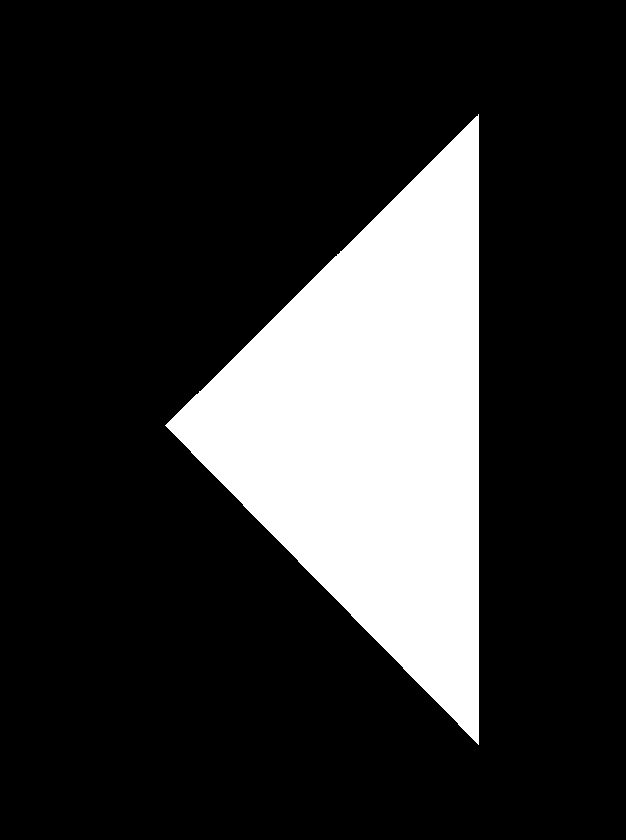
#> input picture assets/step2.png, 626 x 840 px
$ python step.py
#> lines starting #> are read from the running program, lines starting #| are printed output that depends on the picture; after the words box and inside, x2 and y2 are one past the last pixel; in counts of white or black regions, pixels touching at a corner belong together
#> (reads trackbarValues.json from the repository)
### allSteps.py
import cv2
import math

import draw
from shapeDetection import findSquare, findTriangle, findTriangleWithFold, calculatedSquaredDistance, identifyTriangle


convertToIntPoint = draw.convertToIntPoint

steps = []  # array of Step instances
DEBUG = True
D_ER = 1.2


class Step:
    def __init__(self, id, path, draw_fn, instruction, vertices_count=3, **kwargs):
        '''
        Parameters:
            path: str - path to reference image
            draw_fn: function - for drawing graphics, must accept bounding rectangle as parameter
            instruction: str - instruction to be displayed
        '''
#> call 3 of __init__, with id = 2, path = 'assets/step2.png', vertices_count = 3
#> in __init__, ref_img is the input picture: shape (840, 626, 3); 18.8% white; 1 white region, box (x1, y1, x2, y2) and area: (165, 114, 479, 745) 99103
        self.id = id
        self.match_count = 0
        self.other_count = 0
        self.bouding_rect = []
        self.draw = draw_fn
        self.instruction = instruction
        self.vertices_count = vertices_count
        self.kwargs = kwargs

        # -- get the reference image's contour --
        if path != '':
            ref_img = cv2.imread(path)
            self.ref_bin = self.getBinarizedImage(ref_img)
            self.ref_cnt = self.detectContour(self.ref_bin, ref_img)
            self.vertices_count = len(self.ref_cnt)
            self.bounding_rect = cv2.minAreaRect(self.ref_cnt)
            if len(self.ref_cnt) < 1:
                print('No contour detected for reference image!')

    def detectContour(self, img, disp_img=[]):
        '''
        Returns first contour (approximated) detected from the binarized image given,
         empty array if nothing is detected

        Parameters:
            img - binarized image
            disp_img - image to draw detected contours on (for debugging)
        '''
        contours, _ = cv2.findContours(
            img, cv2.RETR_LIST, cv2.CHAIN_APPROX_SIMPLE)
        result = []

        if "approx_val" in self.kwargs:
            approx_val = self.kwargs["approx_val"]
        else:
            approx_val = 0.01

        for i in range(len(contours)):
            cnt = contours[i]
            area = cv2.contourArea(cnt)

            if area > 20000:
                peri = cv2.arcLength(cnt, True)
                approx = cv2.approxPolyDP(cnt, approx_val*peri, True)

                # draw contour
                if len(disp_img) > 0 and DEBUG:
                    cv2.drawContours(
                        disp_img, [approx], 0, (0, 0, 255), 2, offset=(0, 0))
                    cv2.putText(disp_img, str(
                        area), (approx[0][0][0]+50, approx[0][0][1]+50), cv2.FONT_HERSHEY_COMPLEX, 1, (0, 0, 255), 2)
                    cv2.imshow('DetectContour', disp_img)

                # use the approximated contour
                result.append(approx)
            # elif DEBUG:
            #     print('Area: ' + str(area))

        if len(result) > 0:
            return result[0]    # assume first one is the correct one
        else:
            return result

    def getBinarizedImage(self, img):
        ''' Binarized image using a threshold of 190 '''
        if len(img.shape) == 3:
            img_gray = cv2.cvtColor(img, cv2.COLOR_BGR2GRAY)
            img_blur = cv2.GaussianBlur(img_gray, (5, 5), 1)
            ret, img_bin = cv2.threshold(img_blur, 190, 255, cv2.THRESH_BINARY)
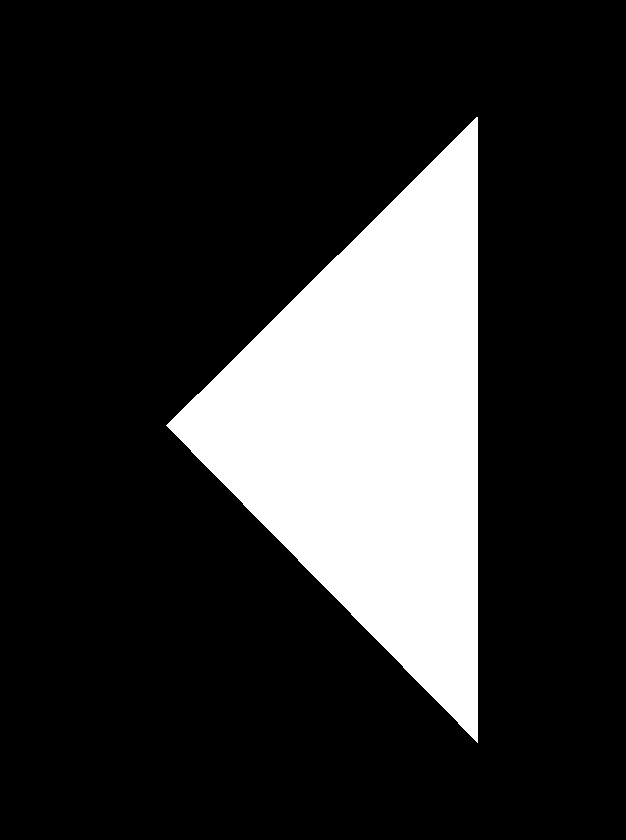
#> img_bin: shape (840, 626); 18.6% white; 1 white region
            return img_bin
        else:
            return img

    # [88 lines left out: functions compareShapes, checkShape, showNextStep, not called in this run]


# ~~~~~~~~~~~~~~~~~ Step 0 ~~~~~~~~~~~~~~~~~~
step0 = Step(0, '', None, '', 0)
def dummyFn(a, b):
    return False
step0.showNextStep = dummyFn

# ~~~~~~~~~~~~~~~~~ Step 1 ~~~~~~~~~~~~~~~~~~~
# [8 lines left out: function draw1, not called in this run]


instruction1 = ["Fold paper in half"]
step1 = Step(1, '', draw1, instruction1,
             vertices_count=4, checkShapeOverride=findSquare)


# ~~~~~~~~~~~~~~~~~ Step 2a ~~~~~~~~~~~~~~~~~~~
# [35 lines left out: function draw2a, not called in this run]


instruction2a = ["Fold the top layer along the",
                 "blue line"]
step2a = Step(2, 'assets/step2.png', draw2a, instruction2a,
              checkShapeOverride=identifyTriangle)
#> in detectContour, `contours, _ = cv2.findContours( img, cv2.RETR_LIST, cv2.CHAIN_APPROX_S..`: contours = 1 contour; box (x1, y1, x2, y2) and area: (166, 117, 478, 743) 97220
#> the loop in detectContour, `for i in range(len(contours)):` made 1 pass
#> (area, peri, approx) on pass 1: (97219.5, 1509.4, [[476, 117], [166, 425], [477, 742]])
#> pass 1, in detectContour, `cv2.imshow('DetectContour', disp_img)`:
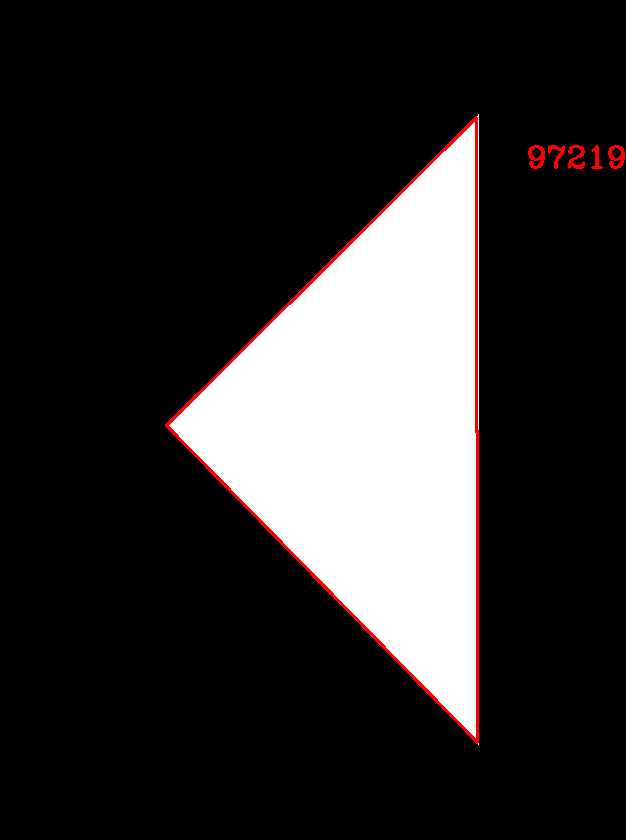
#> window 'DetectContour': shape (840, 626, 3); mean B, G, R 46.1, 46.1, 48.8
#> after the loop in detectContour, `for i in range(len(contours)):`: result = [[[476, 117], [166, 425], [477, 742]]]
#> in __init__ (call 3), `self.ref_cnt = self.detectContour(self.ref_bin, ref_img)`: self.ref_cnt = [[476, 117], [166, 425], [477, 742]]
#> in __init__ (call 3), `self.vertices_count = len(self.ref_cnt)`: self.vertices_count = 3
#> in __init__ (call 3), `self.bounding_rect = cv2.minAreaRect(self.ref_cnt)`: self.bounding_rect = ((321.3, 429.7), (310.5, 625), -0.0917)


# ~~~~~~~~~~~~~~~~~ Step 3a ~~~~~~~~~~~~~~~~~~~
# [43 lines left out: function draw3a, not called in this run]


instruction3a = ["Fold along the blue line"]
step3a = Step(3, '', draw3a, instruction3a,
              vertices_count=3, checkShapeOverride=identifyTriangle, approx_val=0.02)


# ~~~~~~~~~~~~~~~~~ Step 4 ~~~~~~~~~~~~~~~~~~~
# [31 lines left out: function draw4, not called in this run]


instruction4 = ["Origami completed! Well done!!"]
step4 = Step(4, 'assets/step4c.png', draw4, instruction4, approx_val=0.01)


steps.append(step0)
steps.append(step1)
steps.append(step2a)
steps.append(step3a)
steps.append(step4)


# ──────▄▀▄─────▄▀▄
# ─────▄█░░▀▀▀▀▀░░█▄
# ─▄▄──█░░░░░░░░░░░█──▄▄
# █▄▄█─█░░▀░░┬░░▀░░█─█▄▄█


# ~~~~~~~~~~~~~~~~~ Step 2 (deprecated) ~~~~~~~~~~~~~~~~~~~
# [38 lines left out: function draw2, not called in this run]


instruction2 = "Fold both layers of paper to the right along the dotted line"
step2 = Step(2, 'assets/step2.png', draw2, instruction2, False)
# steps.append(step2)

# ~~~~~~~~~~~~~~~~~ Step 3 (deprecated) ~~~~~~~~~~~~~~~~~~~


# [29 lines left out: function draw3, not called in this run]


instruction3 = "Fold the top layer of paper to the left along the dotted line"
step3 = Step(3, 'assets/step3.png', draw3, instruction3, False)
# steps.append(step3)

### step.py
import styles
from shapeComparison import scale, rotate
#> (the run stopped early here; a loop or call above may not have finished)
